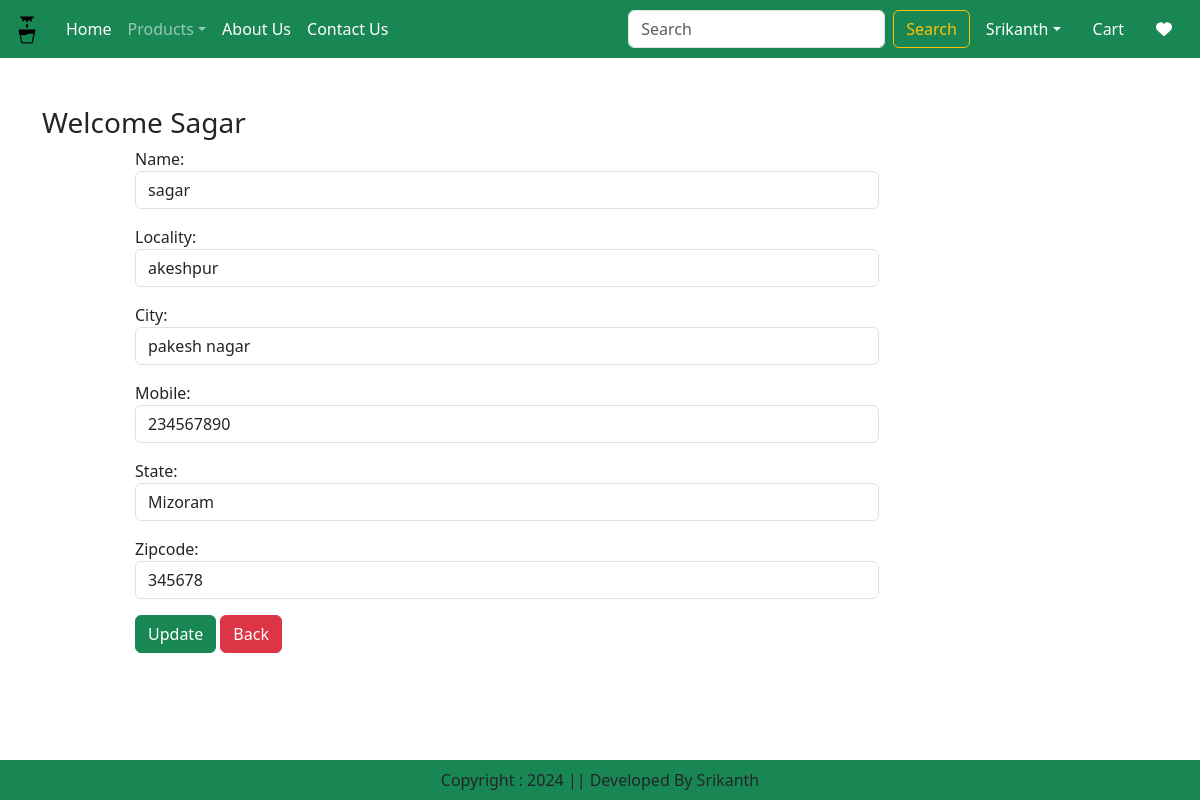
Page /updateaddress/5 (signed in) on the committed database.
### Website/models.py (models this page shows, shortened)
class Customer(models.Model):
    user = models.ForeignKey(User, on_delete=models.CASCADE)
    name = models.CharField(max_length=200)
    locality = models.CharField(max_length=200)
    city = models.CharField(max_length=50)
    mobile = models.CharField(max_length=15)  # Changed to CharField for mobile numbers
    zipcode = models.CharField(max_length=10)  # Changed to CharField for zip codes
    state = models.CharField(choices=STATE_CHOICES, max_length=100)

### Website/views.py (the view, shortened to what this page needs)
# urls.py: path('updateaddress/<int:pk>', views.UpdateAddress.as_view(), name='updateaddress'),
@method_decorator(login_required,name='dispatch')
class UpdateAddress(View):
    def get(self, request, pk):
        add = get_object_or_404(Customer, pk=pk)
        form = CustomerProfileForm(instance=add)
        totalitem=0
        wishitem=0
        if request.user.is_authenticated:
            totalitem=len(Cart.objects.filter(user=request.user))
            wishitem = len(Wishlist.objects.filter(user=request.user))
        return render(request, 'website/updateaddress.html', locals())

### Website/forms.py
class CustomerProfileForm(forms.ModelForm):
    class Meta:
        model = Customer
        fields = ['name', 'locality', 'city', 'mobile', 'state', 'zipcode']
        widgets = {
            'name': forms.TextInput(attrs={'class': 'form-control'}),
            'locality': forms.TextInput(attrs={'class': 'form-control'}),
            'city': forms.TextInput(attrs={'class': 'form-control'}),
            'mobile': forms.TextInput(attrs={'class': 'form-control'}),  # Changed to TextInput
            'state': forms.Select(attrs={'class': 'form-control'}),
            'zipcode': forms.TextInput(attrs={'class': 'form-control'}),  # Changed to TextInput
        }

### Templates/website/updateaddress.html (shortened to what this page needs)
{% extends "website/base.html" %}
{% load static %}
{% block main-content %}
<div class="container my-5">
    <div class="row">
        <h3>Welcome <span class="text-capitalize">{{ request.user }}</span></h3>
    </div>
    <div class="col-sm-8 offset-sm-1">
        <form action="{% url 'updateaddress' pk=add.id %}" method="post">
            {% for fm in form %}
                <div class="mb-3">
                    {{ fm.label_tag }}
                    {{ fm }}
                </div>
            {% endfor %}
            <div class="col-12 mt-3">
                <button type="submit" class="btn btn-success">Update</button>
                <a href="{% url 'address' %}" class="btn btn-danger">Back</a>
            </div>
        </form>
    </div>
</div>
{% endblock main-content %}

### rows in the picture
Customer: form "sagar" "akeshpur" "pakesh nagar" "234567890" "Mizoram" "345678"

### other values in the picture
{{ request.user }} "Sagar"
{{ fm.label_tag }} "Name:" "Locality:" "City:" "Mobile:" "State:" "Zipcode:"
